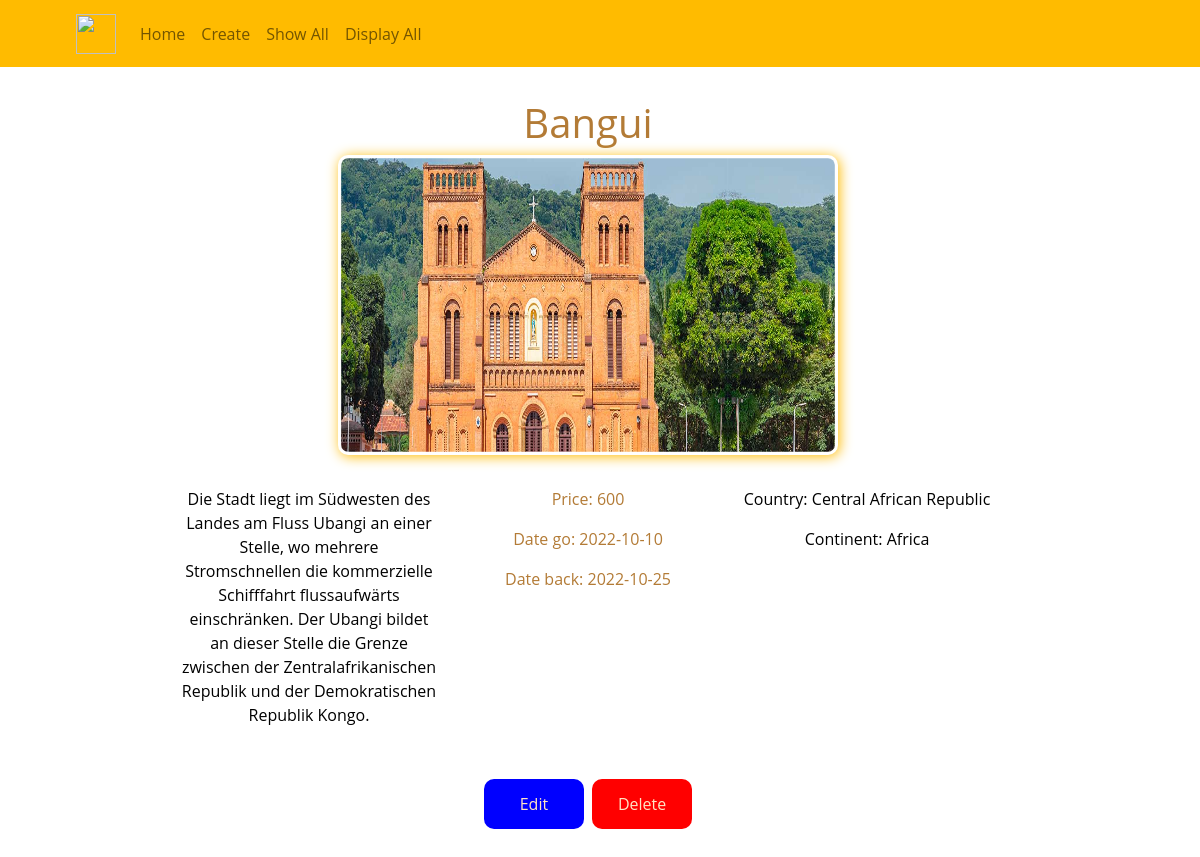
The app's page /details.php?travel_id=9 with its own data.
### tables this page shows
CREATE TABLE `travel` (
  `travel_id` int(11) NOT NULL,
  `date_go` date NOT NULL,
  `date_back` date NOT NULL,
  `locationName` varchar(130) NOT NULL,
  `continent` enum('Asia','Africa','North America','South America','Europe','Australia') NOT NULL,
  `country` varchar(130) NOT NULL,
  `price` int(11) NOT NULL,
  `description` text NOT NULL,
  `longitude` decimal(11,0) NOT NULL,
  `latitude` decimal(11,0) NOT NULL,
  `picture` varchar(255) NOT NULL
);

### details.php (the view, shortened to what this page needs)
<?php
require_once 'components/db_connect.php';
$sql = "SELECT * FROM travel WHERE travel_id = $_GET[travel_id]";
$result = mysqli_query($connect, $sql);
$tbody="";
if(mysqli_num_rows($result)>0){
    while($row = mysqli_fetch_assoc($result)){
        $tbody .= "
        <div class='row text-center justify-content-center'>
            <div class='nsl'></div>
            <div class='col-12 nsl'>
                <h1 class='dit'>
                  ".$row['locationName']."
                </h1>
                <div class='dimgbox'>
                    <img class='ditimg' src='./pictures/".$row['picture']."'>
                </div>
            </div>
            <div class='col-3 nsl'>
                <p class='ditd'>
                    ".$row['description']."
                </p>
            </div>
            <div class='col-3 nsl'>
                <p class='dit'>
                    Price: ".$row['price']."
                </p>
                <p class='dit'>
                    Date go: ".$row['date_go']."
                </p>
                <p class='dit'>
                    Date back: ".$row['date_back']."
                </p>
            </div>
            <div class='col-3 nsl'>
                <p class='ditd'>
                    Country: ".$row['country']."
                </p>
                <p class='ditd'>
                    Continent: ".$row['continent']."
                </p>
            </div>
            <div class='col-12 nsl'>
                <a href='./your_op/update.php?id=".$row['travel_id']."'><button class='button' type='button'>Edit</button></a>
                <a href='delete.php?id=".$row['travel_id']."'><button class='button button2' type='button'>Delete</button></a>
            </div>
        </div>
        ";
    };
}else {
    $tbody="
       <tr>
         <td> colspan='5' class='text-center'>Not Data </td>
        </tr>
    ";
}
?>
<!DOCTYPE html>
<html lang="en">
<head>
    <link rel="stylesheet" href="css/style.css">
    <link href="https://cdn.jsdelivr.net/npm/bootstrap@5.1.3/dist/css/bootstrap.min.css" rel="stylesheet">
</head>
<body class="bbc">
    <?php require_once 'components/navigation.php' ?>
    <div class="container">
      <?php
         echo $tbody;
      ?>
    </div>
</body>
</html>

### css/style.css (style rules this page uses)
* { max-width: 100%; font-family: 'Open Sans', sans-serif; }
.bbc { background-color: white; }
.nsl { padding-bottom: 2rem; }
.dit { color: #b37b36; }
.ditd { color: black; }
.ditimg { width: 500px; height: 300px; border-radius: 10px; -webkit-box-shadow: 0.1rem 0.1rem 0.8rem #ffbb00; box-shadow: 0.1rem 0.1rem 0.8rem #ffbb00; padding: 0.2rem; background-size: cover; }
.button { background-color: blue; border: none; color: bisque; width: 100px; height: 50px; text-align: center; text-decoration: none; display: inline-block; font-size: 16px; margin: 4px 2px; border-radius: 10px; cursor: pointer; }
.button2 { background-color: red; }

### records on screen
travel: locationName "Bangui", picture (picture), description "Die Stadt liegt im Südwesten des Landes am Fluss Ubangi an einer Stelle, wo mehrere Stromschnellen die kommerzielle Schifffahrt flussaufwärts einschränken. Der Ubangi bildet an dieser Stelle die Grenze zwischen der Zentralafrikanischen Republik und der Demokratischen Republik Kongo.", price "600", date_go "2022-10-10", date_back "2022-10-25", country "Central African Republic", continent "Africa"
